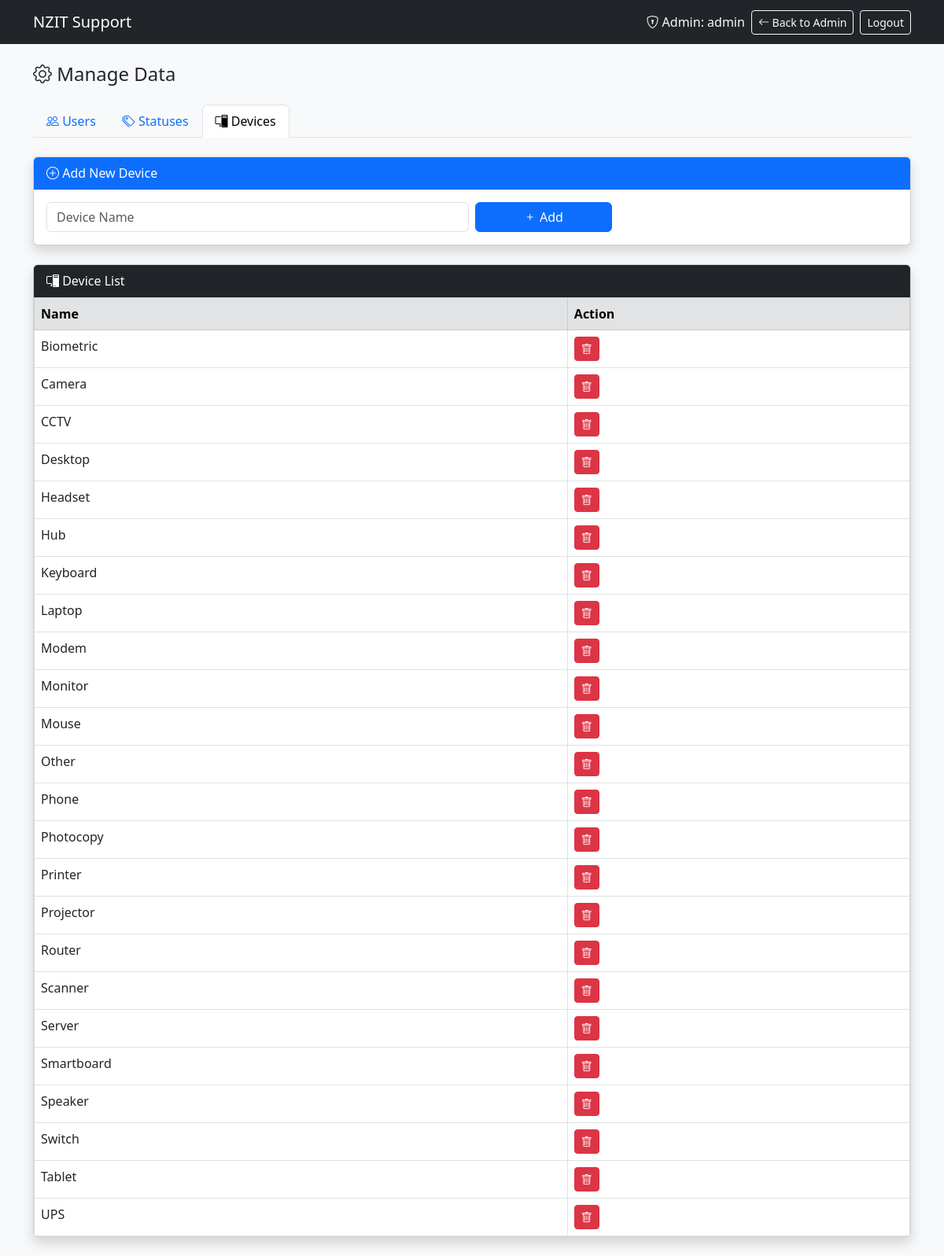
/manage.php?tab=devices (signed in), run on an earlier commit of the app's database.
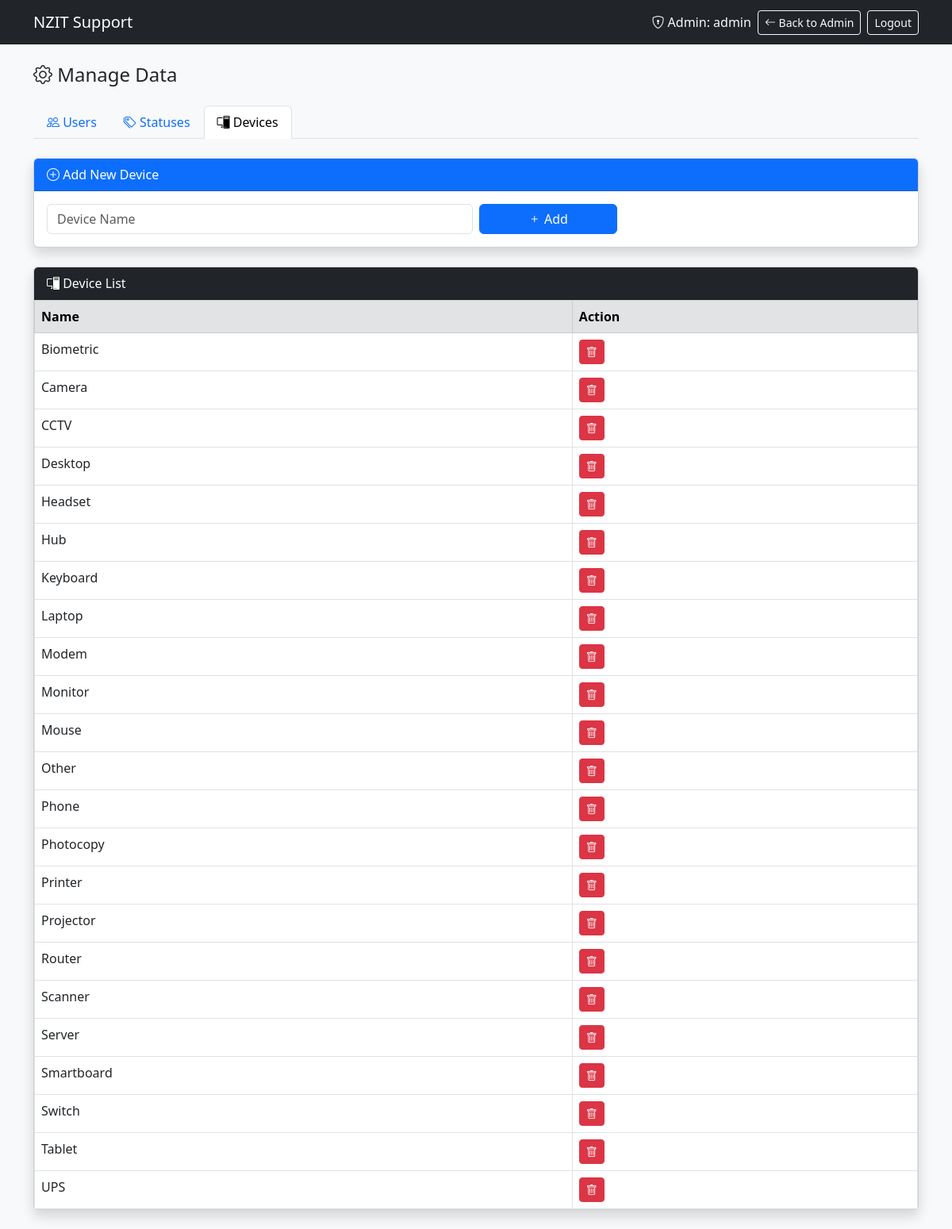
And on a later commit of the database.
### tables this page shows
CREATE TABLE `devices` (
  `id` int(11) NOT NULL AUTO_INCREMENT,
  `name` varchar(100) NOT NULL,
  PRIMARY KEY (`id`),
  UNIQUE KEY `name` (`name`)
);

### manage.php (the view, shortened to what this page needs)
<?php
require_once 'config.php';
$tab = $_GET['tab'] ?? 'users';
$devices = $conn->query("SELECT * FROM devices ORDER BY name");
$users = $conn->query("SELECT * FROM user_registry ORDER BY name");
?>
<!DOCTYPE html>
<html lang="en">
<head>
    <link href="https://cdn.jsdelivr.net/npm/bootstrap@5.3.0/dist/css/bootstrap.min.css" rel="stylesheet">
    <link href="https://cdn.jsdelivr.net/npm/bootstrap-icons@1.11.0/font/bootstrap-icons.css" rel="stylesheet">
</head>
<body class="bg-light">
    <nav class="navbar navbar-expand-lg navbar-dark bg-dark">
        <div class="container">
            <a class="navbar-brand" href="index.php">NZIT Support</a>
            <div class="d-flex align-items-center gap-2">
                <span class="text-light">
                    <i class="bi bi-shield-lock"></i> Admin: <?= htmlspecialchars($_SESSION['username']) ?>
                </span>
                <a href="admin.php" class="btn btn-outline-light btn-sm">
                    <i class="bi bi-arrow-left"></i> Back to Admin
                </a>
                <a href="logout.php" class="btn btn-outline-light btn-sm">Logout</a>
            </div>
        </div>
    </nav>
    <div class="container py-4">
        <h4 class="mb-4"><i class="bi bi-gear"></i> Manage Data</h4>
        <ul class="nav nav-tabs mb-4">
            <li class="nav-item">
                <a class="nav-link <?= $tab === 'users' ? 'active' : '' ?>" href="?tab=users">
                    <i class="bi bi-people"></i> Users
                </a>
            </li>
            <li class="nav-item">
                <a class="nav-link <?= $tab === 'statuses' ? 'active' : '' ?>" href="?tab=statuses">
                    <i class="bi bi-tags"></i> Statuses
                </a>
            </li>
            <li class="nav-item">
                <a class="nav-link <?= $tab === 'devices' ? 'active' : '' ?>" href="?tab=devices">
                    <i class="bi bi-pc-display"></i> Devices
                </a>
            </li>
        </ul>
        <?php if ($tab === 'users'): ?>
        <div class="card shadow mb-4">
            <div class="card-header bg-primary text-white">
                <i class="bi bi-person-plus"></i> Add New User
            </div>
            <div class="card-body">
                <form method="post" class="row g-2">
                    <div class="col-md-2">
                        <input type="text" name="oid" class="form-control" placeholder="OID" required>
                    </div>
                    <div class="col-md-3">
                        <input type="text" name="name" class="form-control" placeholder="Full Name" required>
                    </div>
                    <div class="col-md-3">
                        <input type="text" name="designation" class="form-control" placeholder="Designation">
                    </div>
                    <div class="col-md-2">
                        <input type="text" name="department" class="form-control" placeholder="Department">
                    </div>
                    <div class="col-md-1">
                        <input type="text" name="phone" class="form-control" placeholder="Phone">
                    </div>
                    <div class="col-md-1">
                        <button type="submit" name="add_user_registry" class="btn btn-primary w-100">
                            <i class="bi bi-plus"></i>
                        </button>
                    </div>
                </form>
            </div>
        </div>
        <div class="card shadow mb-4">
            <div class="card-header bg-success text-white">
                <i class="bi bi-file-earmark-excel"></i> Import Users from Excel/CSV
            </div>
            <div class="card-body">
                <form method="post" enctype="multipart/form-data" class="row g-2">
                    <div class="col-md-6">
                        <input type="file" name="user_excel" class="form-control" accept=".xlsx,.csv" required>
                    </div>
                    <div class="col-md-2">
                        <button type="submit" name="import_users" class="btn btn-success">
                            <i class="bi bi-upload"></i> Import
                        </button>
                    </div>
                </form>
                <small class="text-muted">Format: OID, Name, Designation, Department, Phone (header row required)</small>
            </div>
        </div>
        <div class="card shadow">
            <div class="card-header bg-dark text-white">
                <i class="bi bi-people"></i> User Registry
            </div>
            <div class="card-body p-0">
                <div class="table-responsive">
                    <table class="table table-bordered mb-0">
                        <thead class="table-secondary">
                            <tr><th>OID</th><th>Name</th><th>Designation</th><th>Department</th><th>Phone</th><th>Action</th></tr>
                        </thead>
                        <tbody>
                            <?php if ($users && $users->num_rows > 0): ?>
                                <?php while ($u = $users->fetch_assoc()): ?>
                                <tr>
                                    <td><code><?= htmlspecialchars($u['oid']) ?></code></td>
                                    <td><?= htmlspecialchars($u['name']) ?></td>
                                    <td><?= htmlspecialchars($u['designation'] ?: '-') ?></td>
                                    <td><?= htmlspecialchars($u['department'] ?: '-') ?></td>
                                    <td><?= htmlspecialchars($u['phone'] ?: '-') ?></td>
                                    <td>
                                        <form method="post" onsubmit="return confirm('Delete this user?')">
                                            <input type="hidden" name="id" value="<?= $u['id'] ?>">
                                            <button type="submit" name="delete_user_registry" class="btn btn-danger btn-sm">
                                                <i class="bi bi-trash"></i>
                                            </button>
                                        </form>
                                    </td>
                                </tr>
                                <?php endwhile; ?>
                            <?php else: ?>
                                <tr><td colspan="6" class="text-center text-muted py-3">No users found.</td></tr>
                            <?php endif; ?>
                        </tbody>
                    </table>
                </div>
            </div>
        </div>
        <?php elseif ($tab === 'devices'): ?>
        <div class="card shadow mb-4">
            <div class="card-header bg-primary text-white">
                <i class="bi bi-plus-circle"></i> Add New Device
            </div>
            <div class="card-body">
                <form method="post" class="row g-2">
                    <div class="col-md-6">
                        <input type="text" name="name" class="form-control" placeholder="Device Name" required>
                    </div>
                    <div class="col-md-2">
                        <button type="submit" name="add_device" class="btn btn-primary w-100">
                            <i class="bi bi-plus"></i> Add
                        </button>
                    </div>
                </form>
            </div>
        </div>
        <div class="card shadow">
            <div class="card-header bg-dark text-white">
                <i class="bi bi-pc-display"></i> Device List
            </div>
            <div class="card-body p-0">
                <div class="table-responsive">
                    <table class="table table-bordered mb-0">
                        <thead class="table-secondary">
                            <tr><th>Name</th><th>Action</th></tr>
                        </thead>
                        <tbody>
                            <?php if ($devices && $devices->num_rows > 0): ?>
                                <?php while ($d = $devices->fetch_assoc()): ?>
                                <tr>
                                    <td><?= htmlspecialchars($d['name']) ?></td>
                                    <td>
                                        <form method="post" onsubmit="return confirm('Delete device <?= htmlspecialchars($d['name']) ?>?')">
                                            <button type="submit" name="delete_device" class="btn btn-danger btn-sm">
                                                <i class="bi bi-trash"></i>
                                            </button>
                                        </form>
                                    </td>
                                </tr>
                                <?php endwhile; ?>
                            <?php else: ?>
                                <tr><td colspan="2" class="text-center text-muted py-3">No devices found.</td></tr>
                            <?php endif; ?>
                        </tbody>
                    </table>
                </div>
            </div>
        </div>
        <?php endif; ?>
    </div>
</body>
</html>

What changed in the data, as far as the page shows it:
removed devices: name "Speaker"
